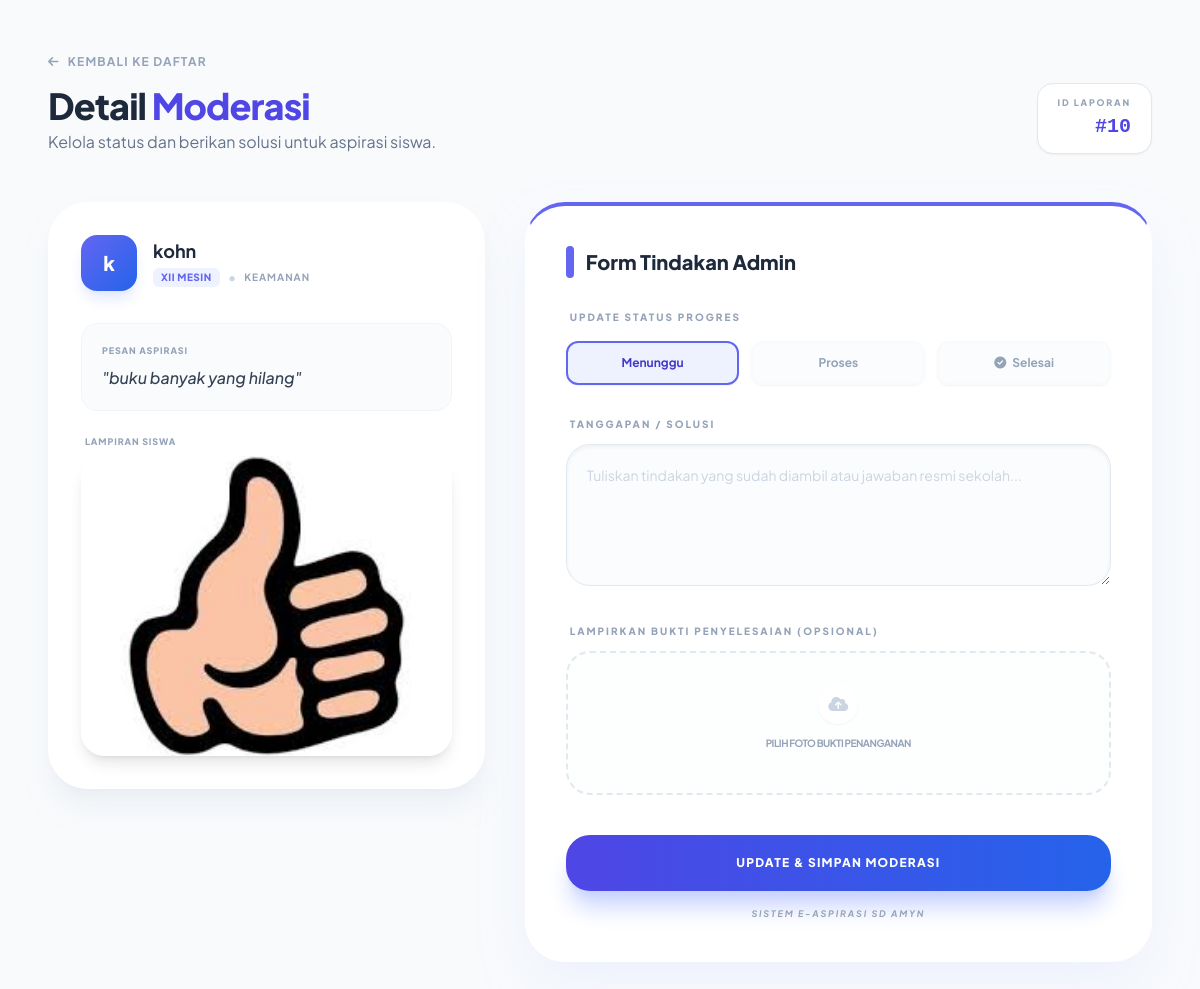
Screenshot of /ukk_pengaduan/proses_laporan.php?id=10 (signed in) with the database file from the repository.
### tables this page shows
CREATE TABLE `aspirasi` (
  `id_aspirasi` int NOT NULL,
  `nis` char(10) NOT NULL,
  `id_kategori` int NOT NULL,
  `lokasi` varchar(50) NOT NULL,
  `keterangan` text NOT NULL,
  `foto` varchar(255) DEFAULT NULL,
  `tanggal` date NOT NULL,
  `status` enum('Menunggu','Proses','Selesai') NOT NULL DEFAULT 'Menunggu',
  `feedback` text
);

CREATE TABLE `siswa` (
  `nis` char(10) NOT NULL,
  `nama` varchar(50) NOT NULL,
  `kelas` varchar(50) DEFAULT NULL,
  `password` varchar(255) NOT NULL
);

CREATE TABLE `kategori` (
  `id_kategori` int NOT NULL,
  `nama_kategori` varchar(50) NOT NULL
);

### ukk_pengaduan/functions.php (called while the page is built, shortened)
<?php
$conn = mysqli_connect("localhost", "root", "", "db_pengaduan_sekolah");
function query($query) {
    global $conn;
    $result = mysqli_query($conn, $query);
    $rows = [];
    while( $row = mysqli_fetch_assoc($result) ) {
        $rows[] = $row;
    }
    return $rows;
}
?>

### ukk_pengaduan/proses_laporan.php (the view, shortened to what this page needs)
<?php
require 'functions.php';
$id = $_GET["id"];
$result = query("SELECT aspirasi.*, siswa.nama, siswa.kelas, kategori.nama_kategori
                  FROM aspirasi
                  JOIN siswa ON aspirasi.nis = siswa.nis
                  JOIN kategori ON aspirasi.id_kategori = kategori.id_kategori
                  WHERE id_aspirasi = $id");
$laporan = $result[0];
?>
<!DOCTYPE html>
<html lang="id">
<head>
    <script src="https://cdn.tailwindcss.com"></script>
    <link href="https://cdnjs.cloudflare.com/ajax/libs/font-awesome/6.0.0/css/all.min.css" rel="stylesheet">
</head>
<body class="p-4 sm:p-6 lg:p-12">
    <div class="max-w-6xl mx-auto">
        <div class="flex flex-col md:flex-row md:items-end justify-between gap-6 mb-8 lg:mb-12">
            <div class="order-2 md:order-1">
                <a href="admin.php?page=tanggapi" class="inline-flex items-center gap-2 text-xs font-bold text-slate-400 hover:text-indigo-600 transition-colors mb-4 uppercase tracking-widest">
                    <i class="fas fa-arrow-left"></i> Kembali ke Daftar
                </a>
                <h1 class="text-2xl sm:text-3xl lg:text-4xl font-black text-slate-800 tracking-tight">Detail <span class="text-indigo-600">Moderasi</span></h1>
                <p class="text-slate-500 text-sm sm:text-base mt-1">Kelola status dan berikan solusi untuk aspirasi siswa.</p>
            </div>
            <div class="order-1 md:order-2 self-start md:self-auto px-5 py-3 bg-white border border-slate-200 rounded-2xl shadow-sm flex flex-col items-start md:items-end">
                <span class="text-[9px] font-black text-slate-400 uppercase tracking-[0.2em] mb-1">ID LAPORAN</span>
                <span class="text-lg sm:text-xl font-black text-indigo-600 font-mono">#<?= $id; ?></span>
            </div>
        </div>
        <div class="grid grid-cols-1 lg:grid-cols-12 gap-6 lg:gap-10 items-start">
            <div class="lg:col-span-5 space-y-6">
                <div class="glass-card p-6 sm:p-8 rounded-[2rem] sm:rounded-[2.5rem] shadow-xl shadow-slate-200/50">
                    <div class="flex items-center gap-4 mb-8">
                        <div class="w-12 h-12 sm:w-14 sm:h-14 bg-gradient-to-br from-indigo-500 to-blue-600 rounded-2xl flex items-center justify-center text-white font-black text-xl shadow-lg shadow-indigo-100">
                            <?= substr($laporan['nama'], 0, 1); ?>
                        </div>
                        <div>
                            <h3 class="font-bold text-slate-800 text-base sm:text-lg"><?= $laporan['nama']; ?></h3>
                            <div class="flex items-center gap-2">
                                <span class="px-2 py-0.5 bg-indigo-50 text-[10px] font-black text-indigo-500 uppercase rounded-md tracking-wider"><?= $laporan['kelas']; ?></span>
                                <span class="text-slate-300">•</span>
                                <span class="text-[10px] font-bold text-slate-400 uppercase tracking-widest"><?= $laporan['nama_kategori']; ?></span>
                            </div>
                        </div>
                    </div>
                    <div class="space-y-6">
                        <div class="p-5 bg-slate-50/80 border border-slate-100 rounded-2xl">
                            <label class="text-[9px] font-black text-slate-400 uppercase tracking-widest block mb-2">Pesan Aspirasi</label>
                            <p class="text-slate-700 text-sm sm:text-base leading-relaxed font-medium italic">"<?= $laporan['keterangan']; ?>"</p>
                        </div>
                        <?php if($laporan['foto']): ?>
                            <div class="space-y-2">
                                <label class="text-[9px] font-black text-slate-400 uppercase tracking-widest block px-1">Lampiran Siswa</label>
                                <div class="group relative overflow-hidden rounded-3xl shadow-lg transition-all active:scale-[0.98] cursor-zoom-in">
                                    <img src="assets/img/<?= $laporan['foto']; ?>" class="w-full h-auto object-cover max-h-[300px]">
                                </div>
                            </div>
                        <?php endif; ?>
                    </div>
                </div>
            </div>
            <div class="lg:col-span-7">
                <div class="glass-card p-6 sm:p-8 lg:p-10 rounded-[2rem] sm:rounded-[2.5rem] shadow-2xl shadow-indigo-100/50 border-t-4 border-t-indigo-500">
                    <h3 class="text-lg sm:text-xl font-black text-slate-800 mb-8 flex items-center gap-3">
                        <div class="w-2 h-8 bg-indigo-500 rounded-full"></div>
                        Form Tindakan Admin
                    </h3>
                    <form action="" method="post" enctype="multipart/form-data" class="space-y-8">
                        <div>
                            <label class="text-[10px] font-black text-slate-400 uppercase tracking-[0.2em] block mb-4 ps-1">Update Status Progres</label>
                            <div class="grid grid-cols-1 sm:grid-cols-3 gap-3">
                                <?php
                                $statuses = ['Menunggu', 'Proses', 'Selesai'];
                                foreach($statuses as $st):
                                ?>
                                <label class="cursor-pointer group">
                                    <div class="status-pill py-3.5 sm:py-3 text-center rounded-xl border-2 border-slate-50 text-xs font-bold text-slate-400 bg-slate-50/50 peer-checked:border-indigo-500 peer-checked:bg-indigo-50 peer-checked:text-indigo-700 group-hover:border-slate-200 transition-all shadow-sm">
                                        <?php if($st == 'Selesai'): ?> <i class="fas fa-check-circle mr-1"></i> <?php endif; ?>
                                        <?= $st; ?>
                                    </div>
                                </label>
                                <?php endforeach; ?>
                            </div>
                        </div>
                        <div>
                            <label class="text-[10px] font-black text-slate-400 uppercase tracking-[0.2em] block mb-3 ps-1">Tanggapan / Solusi</label>
                            <textarea name="feedback" rows="5" required
                                class="input-focus w-full p-5 bg-slate-50/50 border border-slate-200 rounded-[1.5rem] outline-none text-sm text-slate-700 transition-all placeholder:text-slate-300 shadow-inner"
                                placeholder="Tuliskan tindakan yang sudah diambil atau jawaban resmi sekolah..."><?= $laporan['feedback']; ?></textarea>
                        </div>
                        <div>
                            <label class="text-[10px] font-black text-slate-400 uppercase tracking-[0.2em] block mb-3 ps-1">Lampirkan Bukti Penyelesaian (Opsional)</label>
                            <div class="flex items-center justify-center w-full">
                                <label class="flex flex-col items-center justify-center w-full h-36 border-2 border-dashed border-slate-200 rounded-[1.5rem] cursor-pointer bg-slate-50/30 hover:bg-white hover:border-indigo-300 transition-all group relative overflow-hidden">
                                    <div class="flex flex-col items-center justify-center pt-5 pb-6 px-4 text-center">
                                        <div class="w-10 h-10 bg-white shadow-sm rounded-full flex items-center justify-center mb-3 group-hover:scale-110 transition-transform">
                                            <i class="fas fa-cloud-upload-alt text-slate-300 group-hover:text-indigo-500 transition-colors"></i>
                                        </div>
                                        <p class="text-[10px] font-bold text-slate-400 group-hover:text-indigo-600 uppercase tracking-tighter">Pilih Foto Bukti Penanganan</p>
                                    </div>
                                </label>
                            </div>
                        </div>
                        <div class="pt-2">
                            <button type="submit" name="update" class="w-full bg-gradient-to-r from-indigo-600 to-blue-600 text-white font-black py-4 sm:py-5 rounded-[1.5rem] shadow-xl shadow-indigo-200 hover:shadow-indigo-300 active:scale-[0.98] transition-all tracking-widest text-[11px] sm:text-xs uppercase">
                                Update & Simpan Moderasi
                            </button>
                            <p class="text-center text-[9px] text-slate-400 mt-4 uppercase tracking-[0.2em] font-bold italic">Sistem E-Aspirasi SD AMYN</p>
                        </div>
                    </form>
                </div>
            </div>
        </div>
    </div>
</body>
</html>

### ukk_pengaduan/proses_laporan.php (style rules this page uses)
body { font-family: 'Plus Jakarta Sans', sans-serif; background: #f8fafc; scroll-behavior: smooth; }
.glass-card { background: rgba(255, 255, 255, 0.95); backdrop-filter: blur(10px); border: 1px solid rgba(255, 255, 255, 0.5); }
.status-pill { transition: all 0.3s cubic-bezier(0.4, 0, 0.2, 1); }

### rows the page displays
aspirasi: siswa.nama "k", siswa.nama "kohn", siswa.kelas "XII MESIN", id_kategori.nama_kategori "KEAMANAN", keterangan "buku banyak yang hilang", foto (picture)

### other values shown
$id "10"
$st "Menunggu"
$st "Proses"
$st "Selesai"
